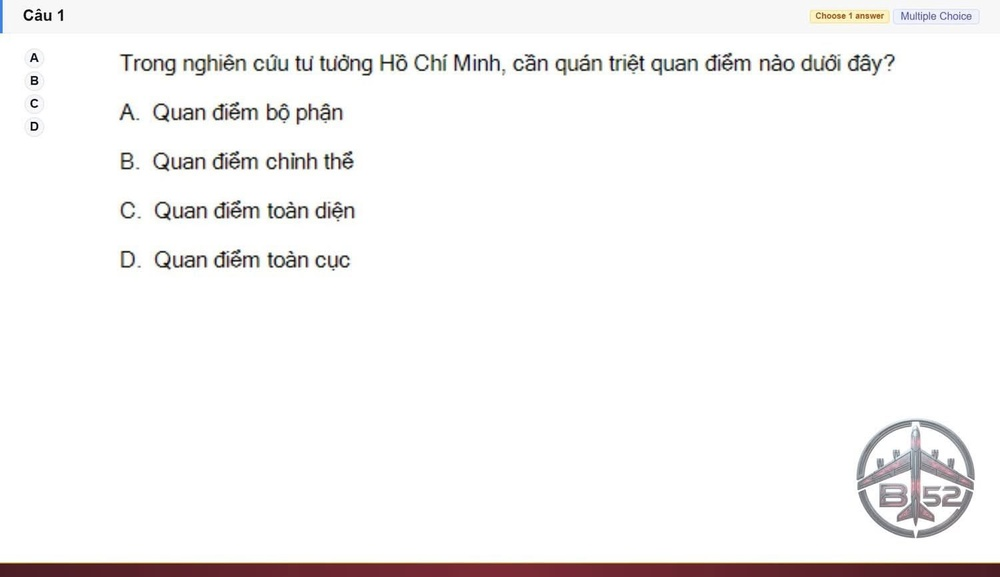
#> input picture HCM202 SU26 FE_001.jpg, 1000 x 577 px, shrunk from 1500 x 866 before the run
$ python whiten_bottom_area.py '../HCM202 SU26 FE_001.jpg'
#> lines starting #> are read from the running program, lines starting #| are printed output that depends on the picture
from __future__ import annotations

import argparse
from pathlib import Path

from PIL import Image, ImageDraw


IMAGE_EXTENSIONS = {".jpg", ".jpeg", ".png", ".webp", ".bmp", ".tif", ".tiff"}


def parse_args() -> argparse.Namespace:
    parser = argparse.ArgumentParser(
        description="Batch fill the bottom area of image files with white."
    )
    parser.add_argument(
        "input",
        type=Path,
        nargs="?",
        help="Image file or folder containing images.",
    )
    parser.add_argument(
        "-o",
        "--output",
        type=Path,
        help="Output file or folder. Defaults to '<input>_white' for folders.",
    )
    parser.add_argument(
        "--top-percent",
        type=float,
        default=70.0,
        help="Start whitening at this percent of image height. Default: 70.",
    )
    parser.add_argument(
        "--top-px",
        type=int,
        help="Start whitening at this Y pixel instead of using --top-percent.",
    )
    parser.add_argument(
        "--recursive",
        action="store_true",
        help="Process images in subfolders too.",
    )
    parser.add_argument(
        "--overwrite",
        action="store_true",
        help="Overwrite input images. Use carefully.",
    )
    parser.add_argument(
        "--quality",
        type=int,
        default=95,
        help="JPEG/WebP output quality. Default: 95.",
    )
    return parser.parse_args()


def iter_images(path: Path, recursive: bool) -> list[Path]:
    if path.is_file():
        return [path] if path.suffix.lower() in IMAGE_EXTENSIONS else []

    pattern = "**/*" if recursive else "*"
    return sorted(
        file
        for file in path.glob(pattern)
        if file.is_file() and file.suffix.lower() in IMAGE_EXTENSIONS
    )


def default_output_path(input_path: Path) -> Path:
    if input_path.is_file():
        return input_path.with_name(f"{input_path.stem}_white{input_path.suffix}")
    return input_path.with_name(f"{input_path.name}_white")


def output_for_image(
    image_path: Path,
    input_path: Path,
    output_path: Path,
    overwrite: bool,
) -> Path:
    if overwrite:
        return image_path

    if input_path.is_file():
        return output_path

    relative_path = image_path.relative_to(input_path)
    return output_path / relative_path


def whiten_image(image_path: Path, output_path: Path, top_percent: float, top_px: int | None, quality: int) -> None:
#> called with top_percent = 70, quality = 95
    with Image.open(image_path) as image:
#> image is the input picture: PIL image 1000x577 RGB; mean R, G, B 245.9, 244.4, 244.2
        image = image.convert("RGB")
        width, height = image.size
#> width = 1000; height = 577
        y_start = top_px if top_px is not None else round(height * top_percent / 100)
#> y_start = 404
        y_start = max(0, min(height, y_start))

        draw = ImageDraw.Draw(image)
        draw.rectangle((0, y_start, width, height), fill=(255, 255, 255))

        output_path.parent.mkdir(parents=True, exist_ok=True)
        suffix = output_path.suffix.lower()
        save_kwargs: dict[str, int] = {}
        if suffix in {".jpg", ".jpeg", ".webp"}:
            save_kwargs["quality"] = quality
        image.save(output_path, **save_kwargs)
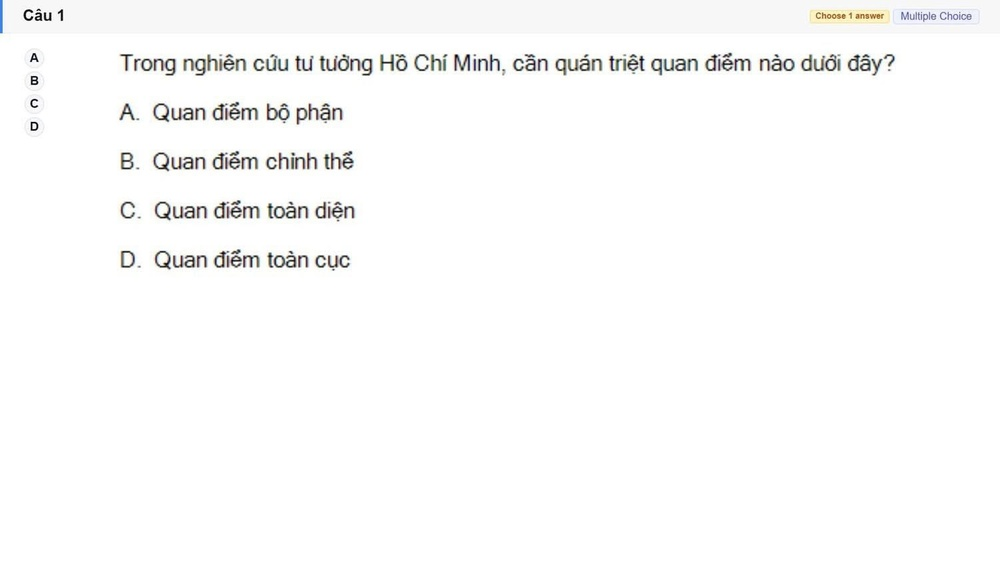
#> saved as HCM202 SU26 FE_001_white.jpg: PIL image 1000x577 RGB; mean R, G, B 250.9, 250.9, 250.7


def main() -> int:
    args = parse_args()
    script_path = Path(__file__).resolve()
    input_path = args.input.resolve() if args.input else script_path.parent

    if not input_path.exists():
        print(f"Input does not exist: {input_path}")
        return 1

    output_path = args.output.resolve() if args.output else default_output_path(input_path).resolve()
    images = iter_images(input_path, args.recursive)
    images = [image for image in images if image.resolve() != script_path]

    if not images:
        print("No image files found.")
        return 1

    if args.overwrite:
        output_path = input_path

    for image_path in images:
        target_path = output_for_image(image_path, input_path, output_path, args.overwrite)
        whiten_image(image_path, target_path, args.top_percent, args.top_px, args.quality)
        print(f"{image_path} -> {target_path}")

    print(f"Done. Processed {len(images)} image(s).")
    return 0


if __name__ == "__main__":
    raise SystemExit(main())
#> (the program exits here)

$ run again, on PRN222 SU26 B5 FE RE_034.jpg
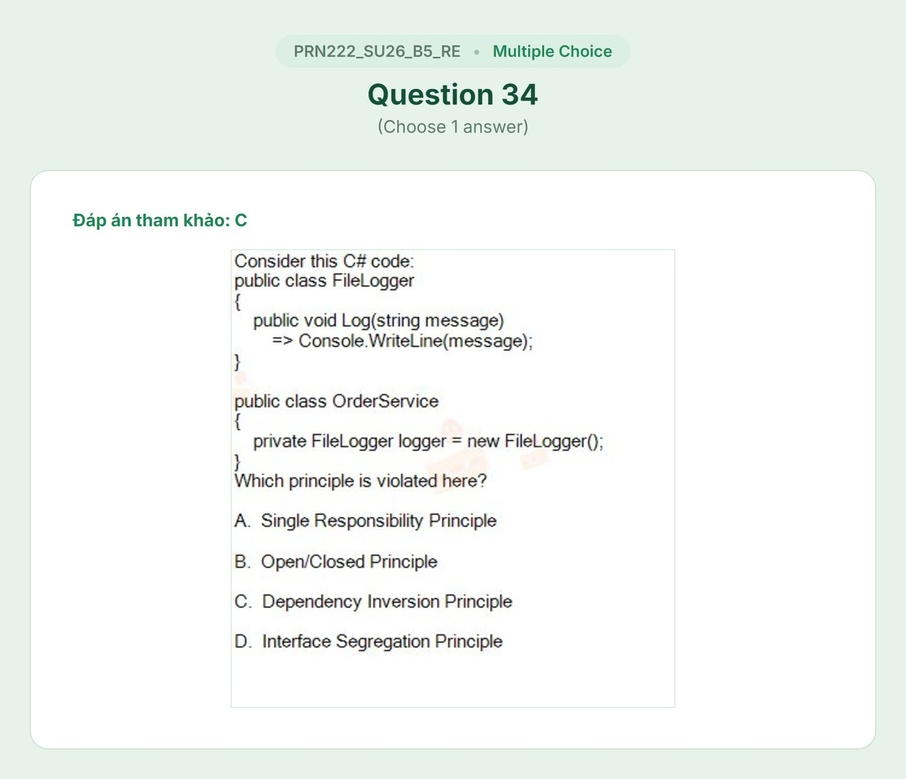
#> input picture PRN222 SU26 B5 FE RE_034.jpg, 906 x 779 px, shrunk from 1800 x 1549 before the run
#> in whiten_image, image is the input picture: PIL image 906x779 RGB; mean R, G, B 242.3, 246.2, 243.3
#> in whiten_image, `image.save(output_path, **save_kwargs)`:
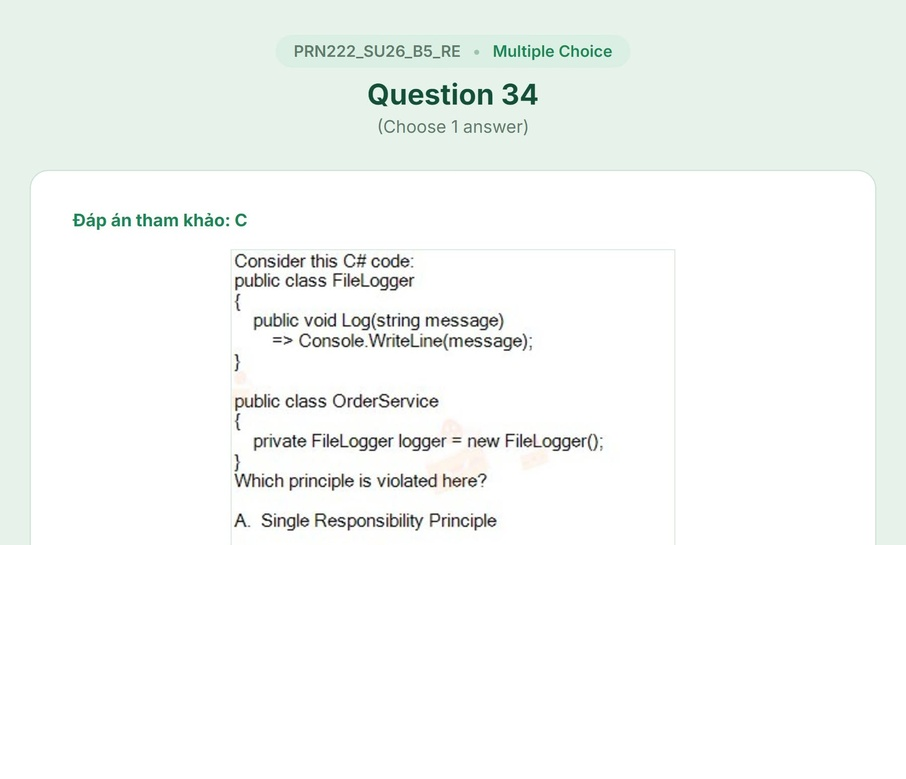
#> saved as PRN222 SU26 B5 FE RE_034_white.jpg: PIL image 906x779 RGB; mean R, G, B 244.8, 248, 245.7
